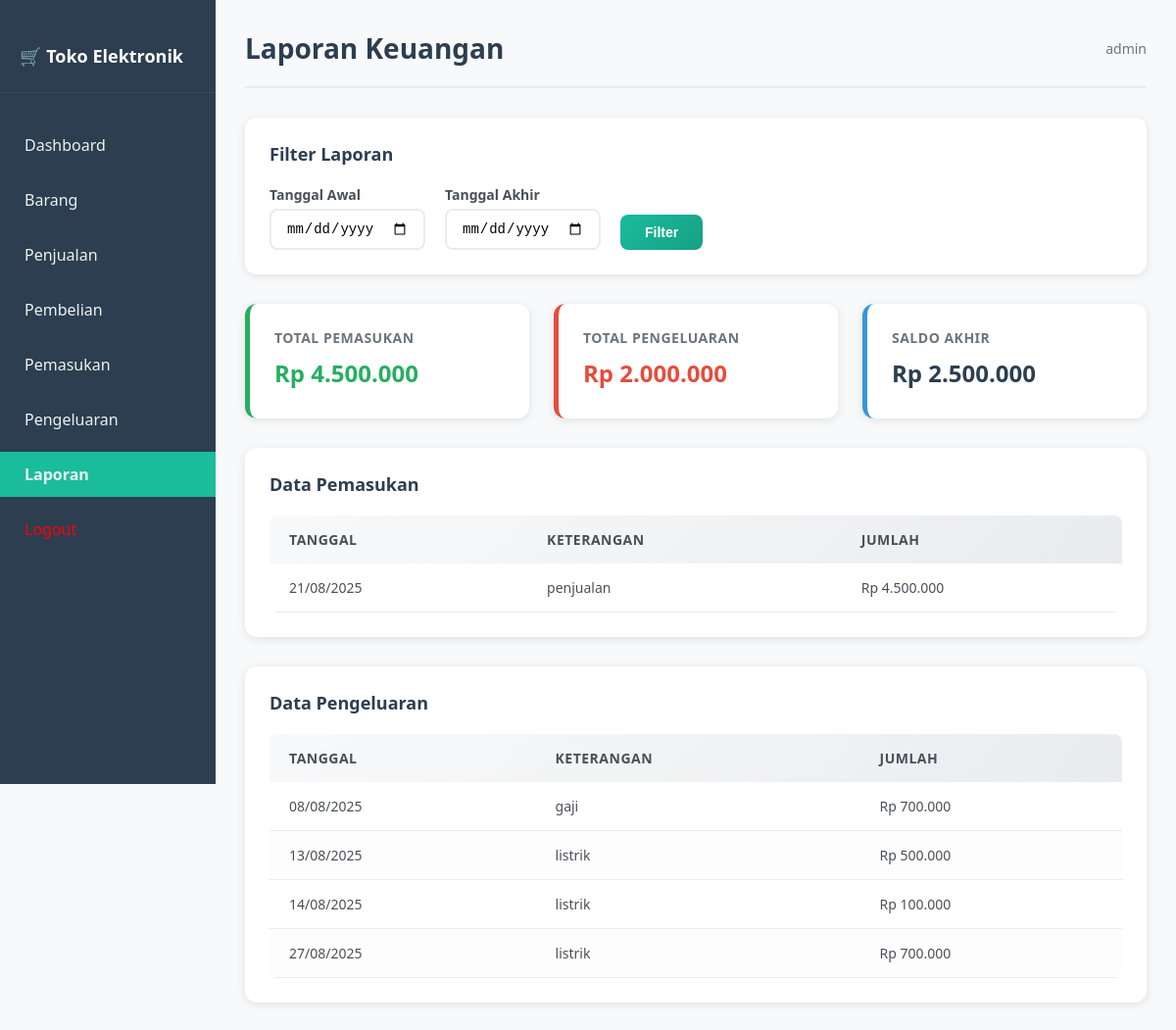
Screenshot of /laporan.php (signed in) with the database file from the repository.
### tables this page shows
CREATE TABLE `pemasukan` (
  `id` int(11) NOT NULL,
  `tanggal` date NOT NULL,
  `keterangan` varchar(255) NOT NULL,
  `jumlah` decimal(15,2) NOT NULL
);

CREATE TABLE `pengeluaran` (
  `id` int(11) NOT NULL,
  `tanggal` date NOT NULL,
  `keterangan` varchar(255) NOT NULL,
  `jumlah` decimal(15,2) NOT NULL
);

### laporan.php (the view, shortened to what this page needs)
<?php
include 'config.php';
$role = $_SESSION['role'] ?? '';
$tanggal_awal  = isset($_GET['tanggal_awal']) ? $_GET['tanggal_awal'] : '';
$tanggal_akhir = isset($_GET['tanggal_akhir']) ? $_GET['tanggal_akhir'] : '';
$where = "";
$pemasukan_query = mysqli_query($conn, "SELECT * FROM pemasukan $where ORDER BY tanggal ASC");
$pengeluaran_query = mysqli_query($conn, "SELECT * FROM pengeluaran $where ORDER BY tanggal ASC");
$total_pemasukan = 0;
$total_pengeluaran = 0;
$data_pemasukan = [];
$data_pengeluaran = [];
while ($row = mysqli_fetch_assoc($pemasukan_query)) {
    $data_pemasukan[] = $row;
    $total_pemasukan += $row['jumlah'];
}
while ($row = mysqli_fetch_assoc($pengeluaran_query)) {
    $data_pengeluaran[] = $row;
    $total_pengeluaran += $row['jumlah'];
}
?>
<!DOCTYPE html>
<html lang="id">
<head>
</head>
<body>
    <div class="sidebar">
        <h2>🛒 Toko Elektronik</h2>
        <ul>
            <li><a href="dashboard.php">Dashboard</a></li>
            <?php if ($role === 'admin'): ?>
                <li><a href="barang/index.php">Barang</a></li>
                <li><a href="penjualan/index.php">Penjualan</a></li>
                <li><a href="pembelian/index.php">Pembelian</a></li>
                <li><a href="pemasukan/index.php">Pemasukan</a></li>
                <li><a href="pengeluaran/index.php">Pengeluaran</a></li>
            <?php elseif ($role === 'kasir'): ?>
                <li><a href="penjualan/index.php">Penjualan</a></li>
            <?php endif; ?>
            <li><a href="laporan.php" class="active">Laporan</a></li>
            <li><a href="logout.php" class="logout">Logout</a></li>
        </ul>
    </div>
    <div class="main">
        <div class="header">
            <h1>Laporan Keuangan</h1>
            <div class="user-info">
                <?= strtolower($role) ?>
            </div>
        </div>
        <div class="filter-section">
            <h3>Filter Laporan</h3>
            <form method="get" class="filter-form">
                <div class="form-group">
                    <label>Tanggal Awal</label>
                    <input type="date" name="tanggal_awal" value="<?= $tanggal_awal ?>">
                </div>
                <div class="form-group">
                    <label>Tanggal Akhir</label>
                    <input type="date" name="tanggal_akhir" value="<?= $tanggal_akhir ?>">
                </div>
                <button type="submit" class="filter-btn">Filter</button>
            </form>
        </div>
        <div class="summary-cards">
            <div class="summary-card income">
                <h3>Total Pemasukan</h3>
                <div class="amount">Rp <?= number_format($total_pemasukan, 0, ',', '.') ?></div>
            </div>
            <div class="summary-card expense">
                <h3>Total Pengeluaran</h3>
                <div class="amount">Rp <?= number_format($total_pengeluaran, 0, ',', '.') ?></div>
            </div>
            <div class="summary-card balance">
                <h3>Saldo Akhir</h3>
                <div class="amount">Rp <?= number_format($total_pemasukan - $total_pengeluaran, 0, ',', '.') ?></div>
            </div>
        </div>
        <div class="data-section">
            <h3>Data Pemasukan</h3>
            <div class="table-container">
                <table>
                    <thead>
                        <tr>
                            <th>Tanggal</th>
                            <th>Keterangan</th>
                            <th>Jumlah</th>
                        </tr>
                    </thead>
                    <tbody>
                        <?php if (!empty($data_pemasukan)) {
                            foreach ($data_pemasukan as $row) { ?>
                                <tr>
                                    <td><?= date('d/m/Y', strtotime($row['tanggal'])) ?></td>
                                    <td><?= htmlspecialchars($row['keterangan']) ?></td>
                                    <td>Rp <?= number_format($row['jumlah'], 0, ',', '.') ?></td>
                                </tr>
                            <?php }
                        } else { ?>
                            <tr><td colspan="3" class="no-data">Tidak ada data pemasukan</td></tr>
                        <?php } ?>
                    </tbody>
                </table>
            </div>
        </div>
        <div class="data-section">
            <h3>Data Pengeluaran</h3>
            <div class="table-container">
                <table>
                    <thead>
                        <tr>
                            <th>Tanggal</th>
                            <th>Keterangan</th>
                            <th>Jumlah</th>
                        </tr>
                    </thead>
                    <tbody>
                        <?php if (!empty($data_pengeluaran)) {
                            foreach ($data_pengeluaran as $row) { ?>
                                <tr>
                                    <td><?= date('d/m/Y', strtotime($row['tanggal'])) ?></td>
                                    <td><?= htmlspecialchars($row['keterangan']) ?></td>
                                    <td>Rp <?= number_format($row['jumlah'], 0, ',', '.') ?></td>
                                </tr>
                            <?php }
                        } else { ?>
                            <tr><td colspan="3" class="no-data">Tidak ada data pengeluaran</td></tr>
                        <?php } ?>
                    </tbody>
                </table>
            </div>
        </div>
    </div>
</body>
</html>

### laporan.php (style rules this page uses)
* { margin: 0; padding: 0; box-sizing: border-box; }
body { font-family: 'Segoe UI', Tahoma, Geneva, Verdana, sans-serif; background-color: #f8f9fa; display: flex; }
.sidebar { width: 220px;background-color: #2c3e50;min-height: 100vh;position: fixed;padding-top: 20px; }
.main { margin-left: 220px;width: calc(100% - 220px);padding: 30px; }
.sidebar h2 { color: #fff; padding: 25px 20px; font-size: 20px; font-weight: 600; border-bottom: 1px solid #34495e;display: flex; align-items: center;gap: 10px; }
.sidebar { width: 220px;background-color: #2c3e50;min-height: 100vh;display: flex;flex-direction: column;padding-top: 20px;position: fixed; }
.sidebar h2 { color: white;font-size: 18px;margin-bottom: 30px;padding-left: 20px; }
.sidebar ul { list-style: none;padding: 0; }
.sidebar ul li { margin-bottom: 10px; }
.sidebar ul li a { color: #ecf0f1;text-decoration: none;padding: 12px 20px;display: block;border-left: 5px solid transparent;transition: 0.3s; }
.sidebar ul li a.active { background-color: #1abc9c;font-weight: bold; }
.sidebar .logout { color: red; }
.main { margin-left: 220px; padding: 30px; width: calc(100% - 220px); }
.header { display: flex; justify-content: space-between; align-items: center; margin-bottom: 30px; padding-bottom: 20px; border-bottom: 2px solid #e9ecef; }
.header h1 { color: #2c3e50; font-size: 28px; font-weight: 700; }
.user-info { color: #6c757d; font-size: 14px; }
.filter-section, .data-section { background: #fff; padding: 25px; border-radius: 12px; box-shadow: 0 2px 10px rgba(0, 0, 0, 0.1); margin-bottom: 30px; }
.filter-section h3, .data-section h3 { color: #2c3e50; margin-bottom: 20px; font-size: 18px; }
.filter-form { display: flex; gap: 20px; align-items: end; flex-wrap: wrap; }
.form-group { display: flex; flex-direction: column; gap: 5px; }
.form-group label { font-weight: 600; color: #495057; font-size: 14px; }
.form-group input { padding: 10px 15px; border: 2px solid #e9ecef; border-radius: 8px; font-size: 14px; transition: all 0.3s ease; min-width: 150px; }
.filter-btn { padding: 10px 25px; background: linear-gradient(135deg, #1abc9c 0%, #16a085 100%); color: white; border: none; border-radius: 8px; font-weight: 600; cursor: pointer; transition: all 0.3s ease; font-size: 14px; }
.summary-cards { display: grid; grid-template-columns: repeat(auto-fit, minmax(280px, 1fr)); gap: 25px; margin-bottom: 30px; }
.summary-card { background: #fff; padding: 25px; border-radius: 12px; box-shadow: 0 2px 10px rgba(0, 0, 0, 0.1); border-left: 5px solid transparent; transition: all 0.3s ease; }
.summary-card.income { border-left-color: #27ae60; }
.summary-card.expense { border-left-color: #e74c3c; }
.summary-card.balance { border-left-color: #3498db; }
.summary-card h3 { color: #6c757d; font-size: 14px; font-weight: 600; text-transform: uppercase; letter-spacing: 0.5px; margin-bottom: 10px; }
.summary-card .amount { font-size: 24px; font-weight: 700; margin-bottom: 5px; }
.summary-card.income .amount { color: #27ae60; }
.summary-card.expense .amount { color: #e74c3c; }
.summary-card.balance .amount { color: #2c3e50; }
.table-container { overflow-x: auto; }
table { width: 100%; border-collapse: collapse; border-radius: 8px; overflow: hidden; background: #fff; }
thead { background: linear-gradient(135deg, #f8f9fa 0%, #e9ecef 100%); }
th { padding: 15px 20px; text-align: left; font-weight: 600; color: #495057; font-size: 14px; text-transform: uppercase; letter-spacing: 0.5px; }
tbody tr { transition: all 0.3s ease; }
tbody tr:nth-child(even) { background-color: #fdfdfd; }
td { padding: 15px 20px; color: #495057; font-size: 14px; border-bottom: 1px solid #e9ecef; }

### rows the page displays
pemasukan: tanggal "21/08/2025", keterangan "penjualan", jumlah "4.500.000"
pengeluaran: tanggal "08/08/2025", keterangan "gaji", jumlah "700.000"
pengeluaran: tanggal "13/08/2025", keterangan "listrik", jumlah "500.000"
pengeluaran: tanggal "14/08/2025", keterangan "listrik", jumlah "100.000"
pengeluaran: tanggal "27/08/2025", keterangan "listrik", jumlah "700.000"

### other values shown
$role "admin"
$total_pemasukan "4.500.000"
$total_pengeluaran "2.000.000"
$total_pemasukan - $total_pengeluaran "2.500.000"
